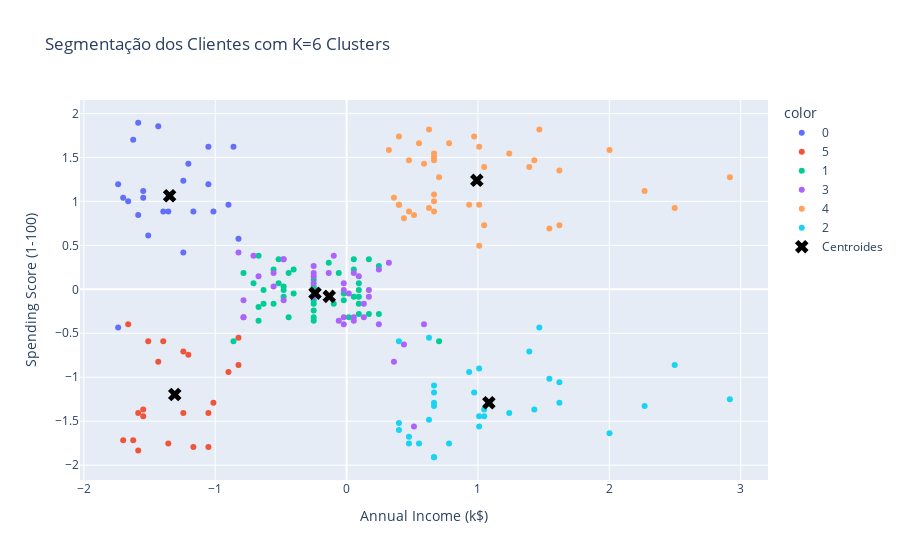

Source (notebook cell):
### Markdown cell above
A segmentação com K=4 mostra clusters bem definidos, indicando padrões claros de agrupamento.  
Observamos uma distribuição distinta dos grupos, onde alguns estão mais concentrados, enquanto outros apresentam maior dispersão. Em especial, os clusters 2 e 0 com maior variabilidade, sugerindo que podem incluir clientes com comportamentos distintos dentro de suas respectivas categorias.

### Code cell
kmeans_6 = KMeans(n_clusters=6, random_state=42)
df['Cluster_6'] = kmeans_6.fit_predict(df[['Age', 'Annual Income (k$)', 'Spending Score (1-100)']])
centroids_6 = kmeans_6.cluster_centers_

df_centroids_6 = pd.DataFrame(centroids_6, columns=['Age', 'Annual Income (k$)', 'Spending Score (1-100)'])

fig_6 = px.scatter(df, x='Annual Income (k$)', y='Spending Score (1-100)', 
                   color=df['Cluster_6'].astype(str), 
                   title="Segmentação dos Clientes com K=6 Clusters")

fig_6.add_scatter(x=df_centroids_6['Annual Income (k$)'], y=df_centroids_6['Spending Score (1-100)'], 
                  mode='markers', marker=dict(size=12, color='black', symbol='x'), name="Centroides")
fig_6.show()

### Figure 1 — Plotly figure (JSON) as saved in the notebook; plotly's stock layout.template omitted (floating-point values rounded to 4 significant figures)
{"data": [{"hovertemplate": "color=0<br>Annual Income (k$)=%{x}<br>Spending Score (1-100)=%{y}<extra></extra>", "legendgroup": "0", "marker": {"color": "#636efa", "symbol": "circle"}, "mode": "markers", "name": "0", "orientation": "v", "showlegend": true, "type": "scatter", "x": [-1.739, -1.739, -1.701, -1.663, -1.624, -1.586, -1.586, -1.548, -1.548, -1.51, -1.434, -1.395, -1.357, -1.243, -1.243, -1.205, -1.166, -1.052, -1.052, -1.014, -0.8993, -0.8611, -0.8229], "xaxis": "x", "y": [-0.4348, 1.196, 1.04, 1.002, 1.7, 0.8463, 1.894, 1.04, 1.118, 0.6134, 1.856, 0.8851, 0.8851, 1.235, 0.4193, 1.429, 0.8851, 1.623, 1.196, 0.8851, 0.9628, 1.623, 0.5746], "yaxis": "y"}, {"hovertemplate": "color=5<br>Annual Income (k$)=%{x}<br>Spending Score (1-100)=%{y}<extra></extra>", "legendgroup": "5", "marker": {"color": "#EF553B", "symbol": "circle"}, "mode": "markers", "name": "5", "orientation": "v", "showlegend": true, "type": "scatter", "x": [-1.701, -1.663, -1.624, -1.586, -1.586, -1.548, -1.548, -1.51, -1.434, -1.395, -1.357, -1.243, -1.243, -1.205, -1.166, -1.052, -1.052, -1.014, -0.8993, -0.8229, -0.8229], "xaxis": "x", "y": [-1.716, -0.396, -1.716, -1.832, -1.405, -1.367, -1.444, -0.5901, -0.823, -0.5901, -1.755, -1.405, -0.7066, -0.7454, -1.794, -1.794, -1.405, -1.289, -0.9395, -0.5513, -0.8618], "yaxis": "y"}, {"hovertemplate": "color=1<br>Annual Income (k$)=%{x}<br>Spending Score (1-100)=%{y}<extra></extra>", "legendgroup": "1", "marker": {"color": "#00cc96", "symbol": "circle"}, "mode": "markers", "name": "1", "orientation": "v", "showlegend": true, "type": "scatter", "x": [-0.8611, -0.7848, -0.7084, -0.6703, -0.6703, -0.6703, -0.6321, -0.6321, -0.5557, -0.5557, -0.5176, -0.5176, -0.4794, -0.4794, -0.4794, -0.4412, -0.4412, -0.4031, -0.4031, -0.2504, -0.2504, -0.2504, -0.2504, -0.2504, -0.2504, -0.2504, -0.1359, -0.09771, -0.05954, -0.02137, -0.02137, 0.01679, 0.05496, 0.05496, 0.05496, 0.09313, 0.09313, 0.09313, 0.09313, 0.09313, 0.1695, 0.1695, 0.2458, 0.2458, 0.7038], "xaxis": "x", "y": [-0.5901, 0.1863, 0.06988, 0.3805, -0.2019, -0.3572, -0.007764, -0.1631, -0.1631, 0.2252, 0.06988, 0.3416, 0.03106, -0.007764, -0.08541, 0.1863, -0.3183, -0.04659, 0.2252, -0.1242, 0.1087, -0.3183, 0.03106, -0.3572, -0.2407, -0.1631, 0.3028, -0.1631, 0.1863, -0.04659, -0.1242, -0.3183, -0.08541, 0.3416, 0.2252, -0.007764, -0.1631, -0.2795, -0.08541, 0.06988, -0.2795, 0.3416, -0.2795, 0.264, -0.5901], "yaxis": "y"}, {"hovertemplate": "color=3<br>Annual Income (k$)=%{x}<br>Spending Score (1-100)=%{y}<extra></extra>", "legendgroup": "3", "marker": {"color": "#ab63fa", "symbol": "circle"}, "mode": "markers", "name": "3", "orientation": "v", "showlegend": true, "type": "scatter", "x": [-0.8229, -0.7848, -0.7848, -0.7848, -0.7084, -0.6703, -0.5557, -0.5557, -0.4794, -0.4794, -0.4794, -0.2504, -0.2504, -0.2504, -0.2504, -0.2504, -0.1359, -0.09771, -0.05954, -0.02137, -0.02137, -0.02137, -0.02137, 0.01679, 0.05496, 0.05496, 0.05496, 0.09313, 0.1313, 0.1313, 0.1695, 0.1695, 0.2458, 0.2458, 0.3221, 0.3603, 0.4367, 0.513, 0.5893], "xaxis": "x", "y": [0.4193, -0.1242, -0.3183, -0.3183, 0.3805, 0.1475, 0.03106, 0.1863, 0.3416, 0.3416, -0.1242, 0.1475, -0.08541, 0.06988, 0.1863, 0.264, 0.1863, 0.3805, -0.3572, -0.396, -0.3183, 0.06988, -0.007764, -0.04659, -0.3572, 0.1863, -0.3183, 0.1475, -0.3183, -0.1631, -0.08541, -0.007764, 0.2252, -0.396, 0.3028, -0.823, -0.6289, -1.561, -0.396], "yaxis": "y"}, {"hovertemplate": "color=4<br>Annual Income (k$)=%{x}<br>Spending Score (1-100)=%{y}<extra></extra>", "legendgroup": "4", "marker": {"color": "#FFA15A", "symbol": "circle"}, "mode": "markers", "name": "4", "orientation": "v", "showlegend": true, "type": "scatter", "x": [0.3221, 0.3603, 0.3985, 0.3985, 0.3985, 0.4367, 0.4748, 0.4748, 0.513, 0.5512, 0.5893, 0.6275, 0.6275, 0.6657, 0.6657, 0.6657, 0.6657, 0.6657, 0.6657, 0.7038, 0.7802, 0.9329, 0.971, 1.009, 1.009, 1.009, 1.047, 1.047, 1.238, 1.391, 1.429, 1.467, 1.544, 1.62, 1.62, 2.002, 2.269, 2.498, 2.918], "xaxis": "x", "y": [1.584, 1.04, 1.739, 0.9628, 0.9628, 0.8075, 1.467, 0.8851, 0.8463, 1.662, 1.429, 1.817, 0.924, 1.545, 1.467, 1.002, 1.506, 1.079, 0.8851, 1.273, 1.662, 0.9628, 1.739, 0.4969, 0.9628, 1.623, 1.39, 0.7298, 1.545, 1.39, 1.467, 1.817, 0.691, 1.351, 0.7298, 1.584, 1.118, 0.924, 1.273], "yaxis": "y"}, {"hovertemplate": "color=2<br>Annual Income (k$)=%{x}<br>Spending Score (1-100)=%{y}<extra></extra>", "legendgroup": "2", "marker": {"color": "#19d3f3", "symbol": "circle"}, "mode": "markers", "name": "2", "orientation": "v", "showlegend": true, "type": "scatter", "x": [0.3985, 0.3985, 0.3985, 0.4748, 0.4748, 0.5512, 0.6275, 0.6275, 0.6657, 0.6657, 0.6657, 0.6657, 0.6657, 0.6657, 0.7802, 0.9329, 0.971, 1.009, 1.009, 1.009, 1.047, 1.047, 1.238, 1.391, 1.429, 1.467, 1.544, 1.62, 1.62, 2.002, 2.269, 2.498, 2.918], "xaxis": "x", "y": [-0.5901, -1.522, -1.599, -1.755, -1.677, -1.755, -1.483, -0.5513, -1.095, -1.289, -1.172, -1.328, -1.91, -1.91, -1.755, -0.9395, -1.172, -0.9007, -1.444, -1.561, -1.444, -1.367, -1.405, -0.7066, -1.367, -0.4348, -1.017, -1.289, -1.056, -1.638, -1.328, -0.8618, -1.25], "yaxis": "y"}, {"marker": {"color": "black", "size": 12, "symbol": "x"}, "mode": "markers", "name": "Centroides", "type": "scatter", "x": [-1.347, -0.2402, 1.083, -0.132, 0.9916, -1.308], "y": [1.064, -0.044, -1.29, -0.08043, 1.24, -1.196]}], "layout": {"legend": {"title": {"text": "color"}, "tracegroupgap": 0}, "title": {"text": "Segmentação dos Clientes com K=6 Clusters"}, "xaxis": {"anchor": "y", "domain": [0, 1], "title": {"text": "Annual Income (k$)"}}, "yaxis": {"anchor": "x", "domain": [0, 1], "title": {"text": "Spending Score (1-100)"}}}}
